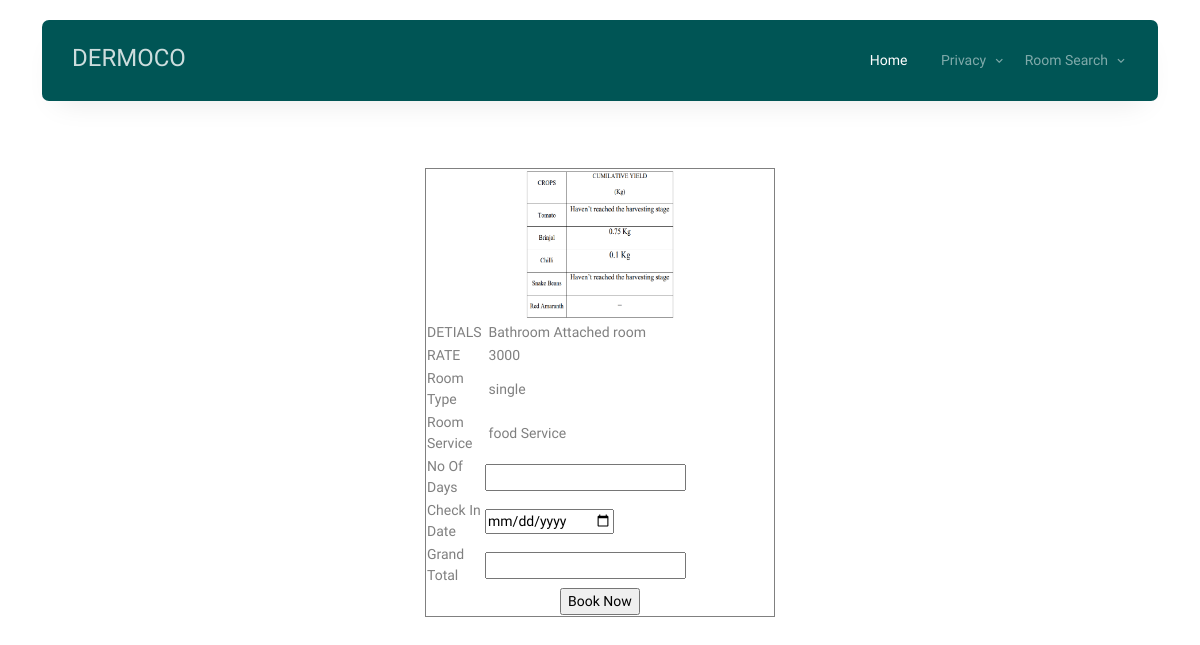
/Project/User/BookRoom.php?did=3 (signed in), run on the app's committed database.
### tables this page shows
CREATE TABLE `tbl_roomdetails` (
  `room_id` int(11) NOT NULL auto_increment,
  `room_details` varchar(500) NOT NULL,
  `room_image` varchar(500) NOT NULL,
  `room_rate` varchar(100) NOT NULL,
  `room_type` varchar(100) NOT NULL,
  `room_service` varchar(500) NOT NULL,
  `branch_id` int(11) NOT NULL,
  PRIMARY KEY  (`room_id`)
);

### Project/User/BookRoom.php (the view, shortened to what this page needs)
<!DOCTYPE html PUBLIC "-//W3C//DTD XHTML 1.0 Transitional//EN" "http://www.w3.org/TR/xhtml1/DTD/xhtml1-transitional.dtd">
<html xmlns="http://www.w3.org/1999/xhtml">
<head>
</head>
<body>
<?php
include("Head.php");
?>
<br><br><br><br><br><br><br><br>
        <?php
$sel="select * from tbl_roomdetails where room_id='".$_GET["did"]."'";
$datauser=mysql_query($sel);
$rowuser=mysql_fetch_array($datauser);
?>
<form method="post">
  <table width="350" border="1" align="center">
    <tr>
      <td colspan="2" align="center"><img src="../Assets/Files/UserDocs/<?php echo $rowuser['room_image'] ?>" width="150" height="150"/></td>
    </tr>
    <tr>
      <td width="51">DETIALS</td>
      <td width="283"><label for="txt1"></label>
      <?php echo $rowuser["room_details"] ?>
      </td>
    </tr>
    <tr>
      <td>RATE</td>
      <td><label for="txt2"></label>
      <?php
	  echo $rowuser["room_rate"];
	  ?>
      </td>
    </tr>
    <tr>
      <td>Room Type</td>
      <td><label for="txt3"></label>
      <?php
	  echo $rowuser["room_type"];
	  ?>
      </td>
    </tr>
    <tr>
      <td>Room Service</td>
      <td><label for="txt3"></label>
      <?php
	  echo $rowuser["room_service"];
	  ?>
      </td>
    </tr>
    <tr>
    <td>No Of Days </td>
    <td><input type="number" name="txtnum"  id="txtnum" min="1" onchange="getTotal()" /></td>
    </tr>
    <tr>
    <td>Check In Date</td>
    <td><input type="date" name="txtdate"  id="txtnum"  /></td>
    </tr>
    <tr>
    <td>Grand Total</td>
    <td><input type="text" name="txtt"  id="txtt"readonly="readonly"  /></td>
    </tr>
    <tr>
    <td colspan="2" align="center">
    <input type="submit" value="Book Now" name="btn" />
    </td>
    </tr>
  </table>
  </form>
</body>
</html>
<br><br><br><br><br><br><br><br>

### data on the page
tbl_roomdetails: room_image (picture), room_details "Bathroom Attached room", room_rate "3000", room_type "single", room_service "food Service"
